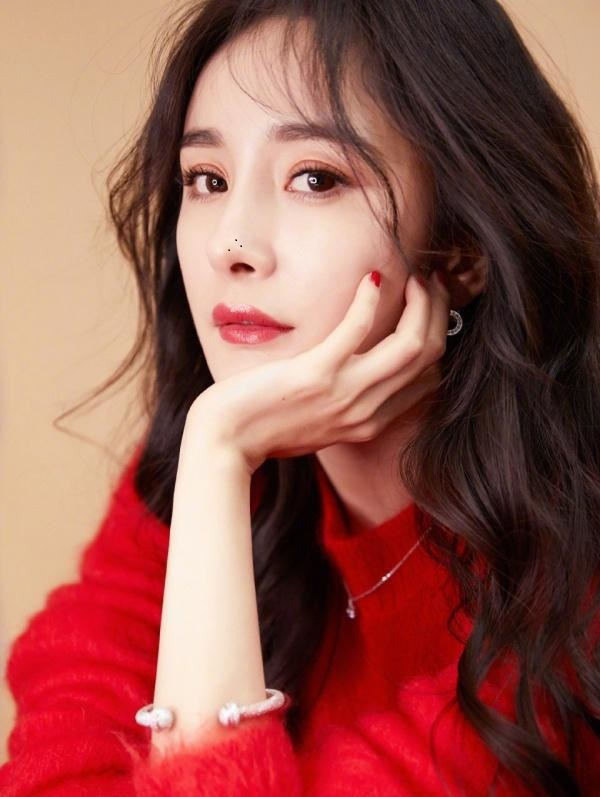
#> input picture 2021.11/20211103/img/pic3.jpg, 600 x 797 px
$ python test02.py   (older library calls are emulated)
#> lines starting #> are read from the running program, lines starting #| are printed output that depends on the picture
from PIL import Image,ImageFilter

img = Image.open("../img/pic3.jpg")
#> img is the input picture: PIL image 600x797 RGB; mean R, G, B 150.3, 88.7, 80.2
# [32 lines of commented-out code are left out]
img.show()
img = img.filter(ImageFilter.CONTOUR)
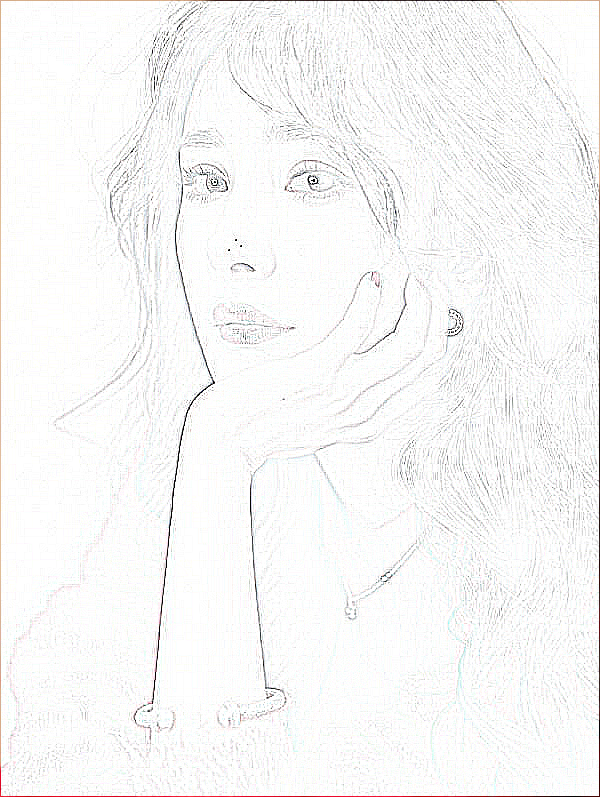
#> img: PIL image 600x797 RGB; mean R, G, B 247.4, 247.2, 246.9
# img = img.filter(ImageFilter.BLUR)
#img = img.filter(ImageFilter.DETAIL)
#img = img.filter(ImageFilter.EMBOSS)
img.show()
#保存图像
img.save("../img/save.jpg")

$ run again, with 2021.11/20211103/img/cat.jpg copied over 2021.11/20211103/img/pic3.jpg
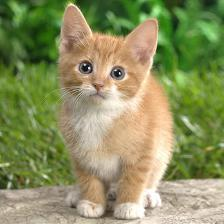
#> input picture 2021.11/20211103/img/cat.jpg, 224 x 224 px
#> img is the input picture: PIL image 224x224 RGB; mean R, G, B 139.6, 144.6, 95.7
#> `img = img.filter(ImageFilter.CONTOUR)`:
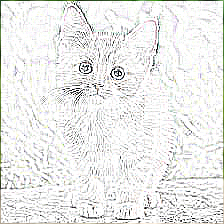
#> img: PIL image 224x224 RGB; mean R, G, B 236.2, 236.5, 235.3

$ run again, with 2021.11/20211103/img/s0.jpg copied over 2021.11/20211103/img/pic3.jpg
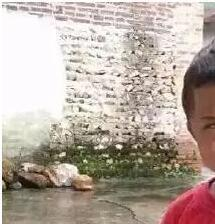
#> input picture 2021.11/20211103/img/s0.jpg, 215 x 224 px
#> img is the input picture: PIL image 215x224 RGB; mean R, G, B 183, 169.6, 159.9
#> `img = img.filter(ImageFilter.CONTOUR)`:
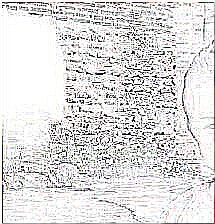
#> img: PIL image 215x224 RGB; mean R, G, B 220.4, 219.7, 219.6
